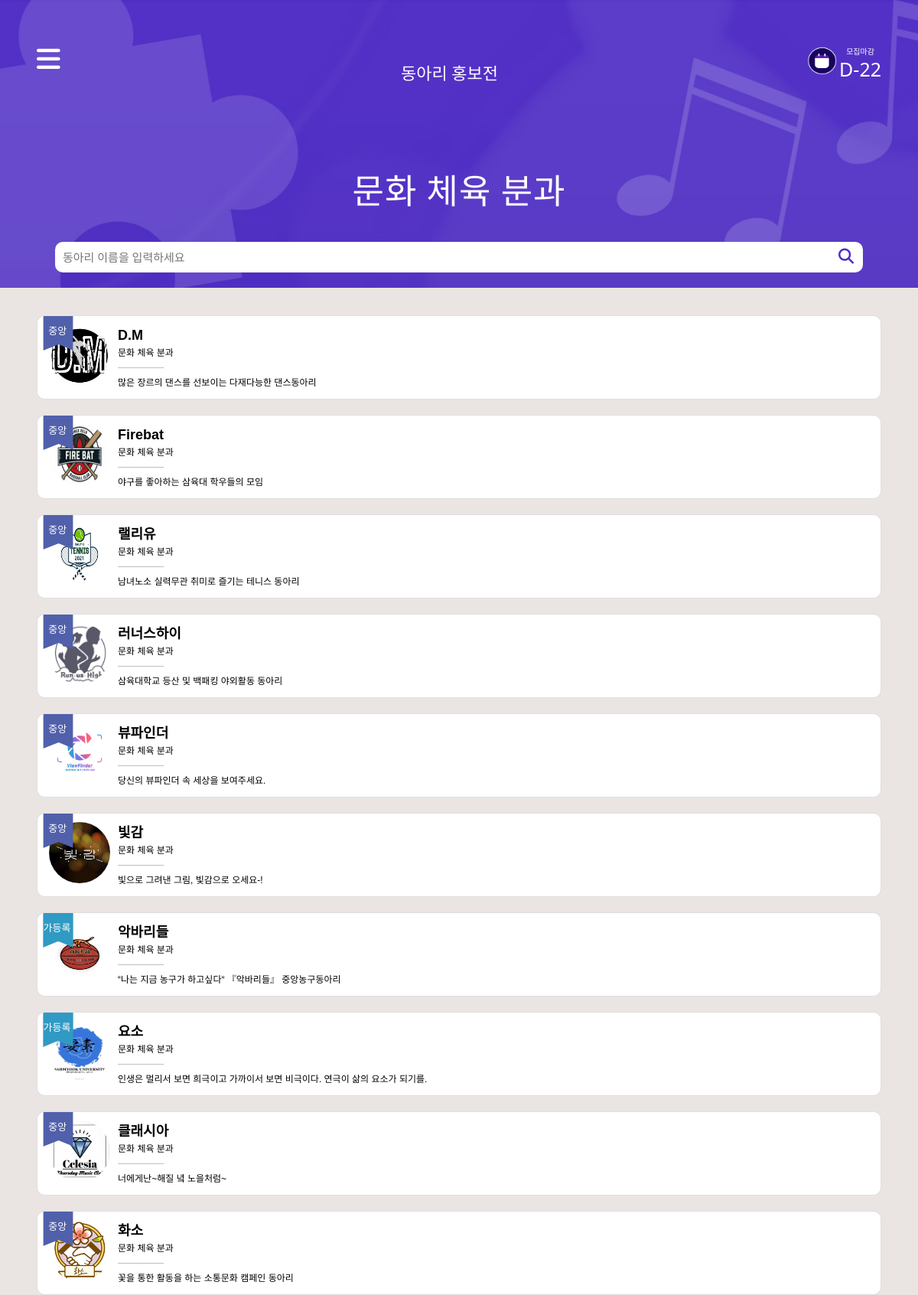
The app's page /club/1 with its own data.
### base/models.py (models this page shows, shortened)
class Clubs(models.Model):
    club_id = models.AutoField(primary_key=True)
    club_name = models.CharField(max_length=200, blank=True, null=True)
    main_club = models.IntegerField(blank=True, null=True)
    club_desc = models.CharField(max_length=200, blank=True, null=True)
    user = models.ForeignKey(AuthUser, models.DO_NOTHING, blank=True, null=True)
    club_type = models.ForeignKey(ClubTypes, models.DO_NOTHING)
    club_img = models.ImageField(upload_to='images/', blank=True, null=True) # 활동사진
    club_logo = models.ImageField(upload_to='images/', blank=True, null=True) #로고
    rank = models.IntegerField(blank=True, null=True)
    sns_link = models.CharField(max_length=500, blank=True, null=True) # 여분
    instagram_link = models.CharField(max_length=500, blank=True, null=True)
    facebook_link = models.CharField(max_length=500, blank=True, null=True)
    youtube_link = models.CharField(max_length=500, blank=True, null=True)
    form_link = models.CharField(max_length=500, blank=True, null=True)
    recruitment_content = models.TextField(blank=True, null=True)

class ClubTypes(models.Model):
    club_type_id = models.AutoField(primary_key=True)
    club_type_name = models.CharField(max_length=200, blank=True, null=True)
    club_type_desc = models.CharField(max_length=200, blank=True, null=True)
    club_type = models.IntegerField(blank=True, null=True)
    def __str__(self):
        return self.club_type_name

### club/views.py (the view)
# urls.py: path('<int:club_type>', views.haksool, name="haksool"),
def haksool(request, club_type):
    if club_type == 1:
        template_name = 'club_list1.html'
    elif club_type == 2:
        template_name = 'club_list2.html'
    elif club_type == 3:
        template_name = 'club_list3.html'
    side_menu1 = Clubs.objects.all().filter(club_type = 1)
    side_menu2 = Clubs.objects.all().filter(club_type = 2)
    side_menu3 = Clubs.objects.all().filter(club_type = 3)
    if request.GET.get("keyword"):
        keyword = request.GET.get("keyword")
        club_list = Clubs.objects.all().filter(Q(club_type = club_type) & (Q(club_name__icontains = keyword)))
        return render(request, template_name, {'club_list': club_list, 'club_type': club_type, 'side_menu1':side_menu1, 'side_menu2':side_menu2, 'side_menu3':side_menu3})
    else:
        club_list = Clubs.objects.all().filter(club_type = club_type).order_by('club_name')
        return render(request, template_name, {'club_list': club_list, 'club_type': club_type, 'side_menu1':side_menu1, 'side_menu2':side_menu2, 'side_menu3':side_menu3})

### club/templates/club_list1.html (shortened to what this page needs)
{% load static %}
<!DOCTYPE html>
<html lang="en">
<head>
  <link rel="stylesheet" href="https://maxcdn.bootstrapcdn.com/bootstrap/3.3.2/css/bootstrap.min.css">
  <link rel="stylesheet" href="https://maxcdn.bootstrapcdn.com/bootstrap/3.3.2/css/bootstrap-theme.min.css">
  <link href="https://cdn.jsdelivr.net/npm/bootstrap@5.0.2/dist/css/bootstrap.min.css" rel="stylesheet"
>
</head>
<body>
  <header>
    {% include 'side.html' %}
    <p> 문화 체육 분과</p>
    <form action="{% url 'haksool' club_type %}" method="GET">
      <div class="search-bar">
        <input type="search" placeholder="동아리 이름을 입력하세요" name="keyword">
        <button type="submit" class="fas fa-search"></button>
      </div>
    </form>
  </header>
  <section>
    {% for club in club_list %}
    <a href="{% url 'home' club.club_id %}">
      <div class="card" style="border-radius: 10px;">
        <div class="c_img">
          <div class="card_img">
            {% if club.club_logo %}
            <img src="{{club.club_logo.url}}" width="80px" height="80px" style="border-radius: 50%">
            {% else %}
            <img src="{% static '1.png' %}" width="80px" height="80px" style="border-radius: 50%">
            {% endif %}
          </div>
          {% if club.main_club == 1 %}
          <img class="flag" src="{% static '중앙.svg' %}" width="40px" height="45px">
          {% elif club.main_club == 0 %}
          <img class="flag" src="{% static '가등록.svg' %}" width="40px" height="45px">
          {% endif %}
        </div>
        <div class="text-wrap">
          <h1>{{club.club_name}}</h1>
          <span>{{club.club_type}}</span>
          <hr style="color: black;" width="60px">
          <span id="club_t">{{club.club_desc}}</span>
        </div>
      </div>
    </a>
    {% endfor %}
  </section>
</body>
</html>

### base/static/css/side.css (style rules this page uses)
body { margin: 0; padding: 0; box-sizing: border-box; height: 100%; }

### club/templates/club_list1.html (style rules this page uses)
html { height: 100%; background-attachment: fixed; background-position: bottom; background: #EAE5E3; }
body { margin: 0; padding: 0; box-sizing: border-box; }
header { position: sticky; color: white; background-image: url("../static/문화체육분과\ 배경.jpg"); background-size: cover; top: 0; left: 0; right: 0; z-index: 1; }
header>p { padding-top: 4%; font-family: 'Cafe24Danjunghae'; letter-spacing: 1px; font-size: 45px; text-align: center; }
.search-bar { position: relative; width: 96%; margin: 10px 0 0 2%; padding: 20px 4%; }
.search-bar>input { width: 100%; height: 40px; border: 0px; border-radius: 10px; padding-left: 10px; font-size: 15px; color: black; padding-right: 40px; }
.fa-search { background-color: transparent; border: none; position: absolute; right: 8px; top: 36%; font-size: 20px; color: #502DC6; margin-right: 4%; }
section { padding: 3% 4% 5% 4%; width: 100%; height: 100%; background: #EAE5E3; }
.card { z-index: 0; transition: 0.3s; position: relative; width: 100%; max-width: 100%; height: 110px; overflow: hidden; display: inline-block; margin-bottom: 20px; background-color: white; }
.c_img { width: 100px; height: 80px; }
.card_img { position: absolute; left: 15px; top: 11px; }
.flag { position: relative; z-index: 1; margin: 0 7px; }
.text-wrap { position: absolute; bottom: 12px; left: 80px; z-index: 10; padding-left: 25px; }
.text-wrap h1 { font-size: 18px; margin-bottom: 2px; color: black; font-family: 'Noto Sans KR', sans-serif; font-weight: 700; }
.text-wrap span { color: black; font-size: 12px; font-family: 'Noto Sans KR', sans-serif; font-weight: 500; }
.text-wrap #club_t { font-family: 'Noto Sans KR', sans-serif; font-weight: 300; }

### records on screen
Clubs: club_logo (picture), main_club 1 (drawn), club_name "D.M", club_type "문화 체육 분과", club_desc "많은 장르의 댄스를 선보이는 다재다능한 댄스동아리"
Clubs: club_logo (picture), main_club 1 (drawn), club_name "Firebat", club_type "문화 체육 분과", club_desc "야구를 좋아하는 삼육대 학우들의 모임"
Clubs: club_logo (picture), main_club 1 (drawn), club_name "랠리유", club_type "문화 체육 분과", club_desc "남녀노소 실력무관 취미로 즐기는 테니스 동아리"
Clubs: club_logo (picture), main_club 1 (drawn), club_name "러너스하이", club_type "문화 체육 분과", club_desc "삼육대학교 등산 및 백패킹 야외활동 동아리"
Clubs: club_logo (picture), main_club 1 (drawn), club_name "뷰파인더", club_type "문화 체육 분과", club_desc "당신의 뷰파인더 속 세상을 보여주세요."
Clubs: club_logo (picture), main_club 1 (drawn), club_name "빛감", club_type "문화 체육 분과", club_desc "빛으로 그려낸 그림, 빛감으로 오세요-!"
Clubs: club_logo (picture), main_club 0 (drawn), club_name "악바리들", club_type "문화 체육 분과", club_desc "“나는 지금 농구가 하고싶다“ 『악바리들』 중앙농구동아리"
Clubs: club_logo (picture), main_club 0 (drawn), club_name "요소", club_type "문화 체육 분과", club_desc "인생은 멀리서 보면 희극이고 가까이서 보면 비극이다. 연극이 삶의 요소가 되기를."
Clubs: club_logo (picture), main_club 1 (drawn), club_name "클래시아", club_type "문화 체육 분과", club_desc "너에게난~해질 녘 노을처럼~"
Clubs: club_logo (picture), main_club 1 (drawn), club_name "화소", club_type "문화 체육 분과", club_desc "꽃을 통한 활동을 하는 소통문화 캠페인 동아리"
